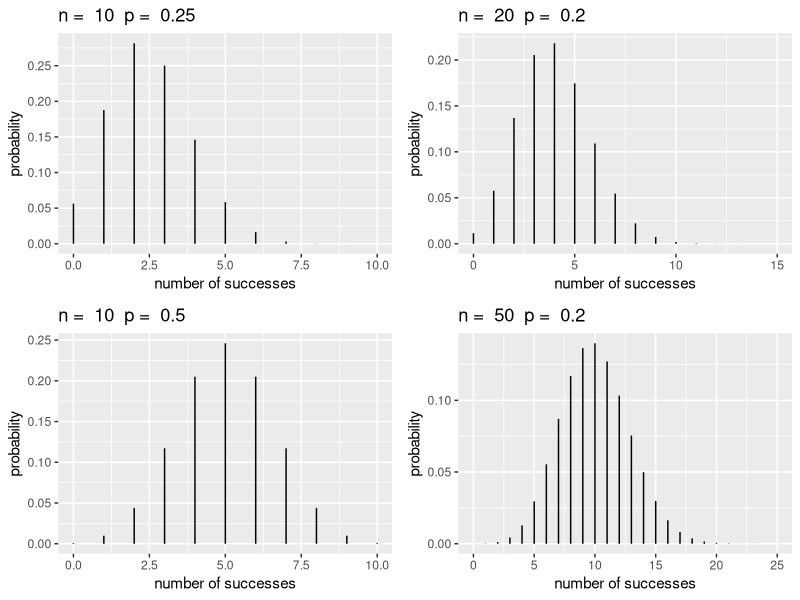
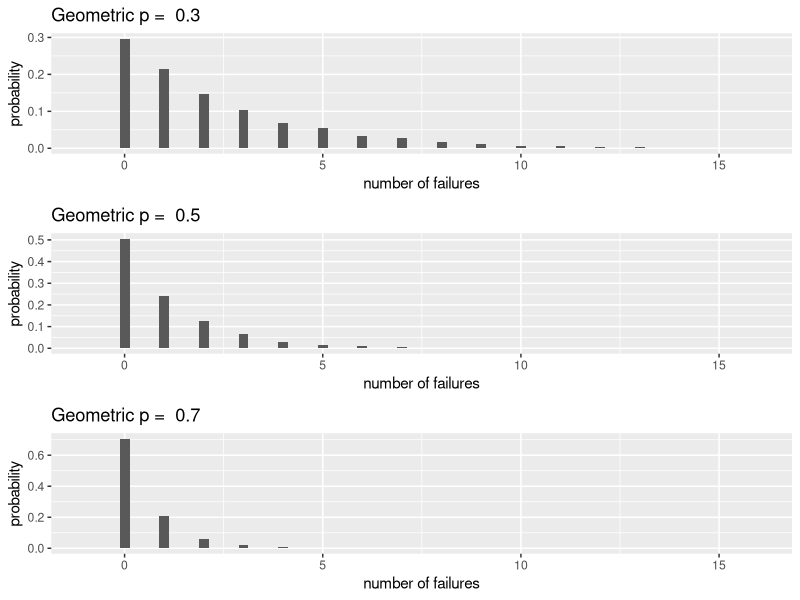
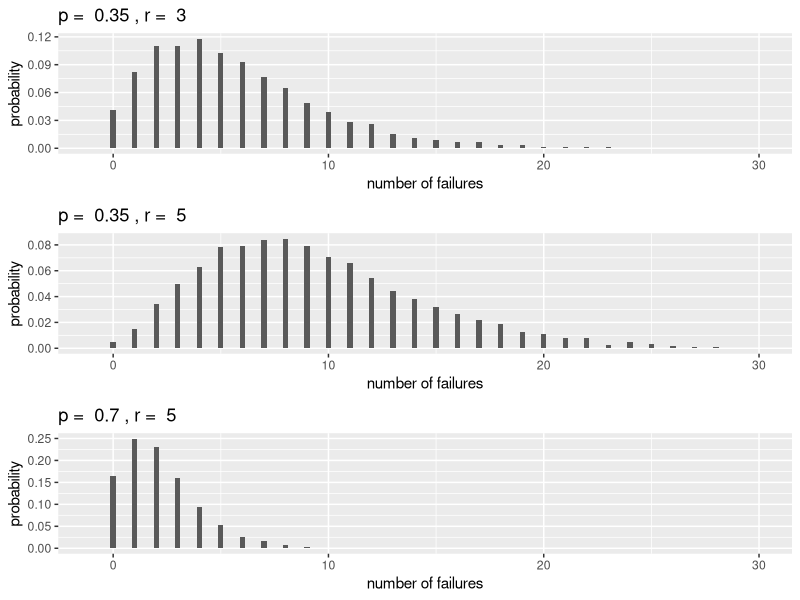
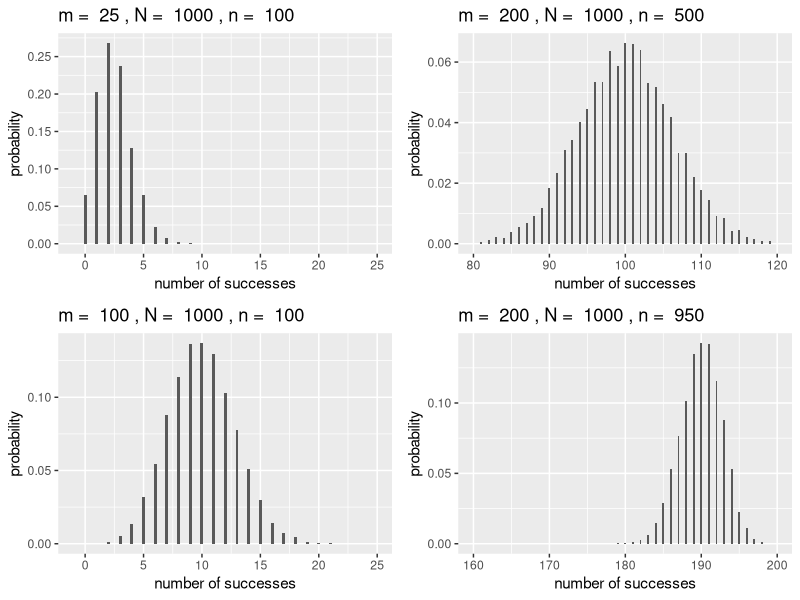
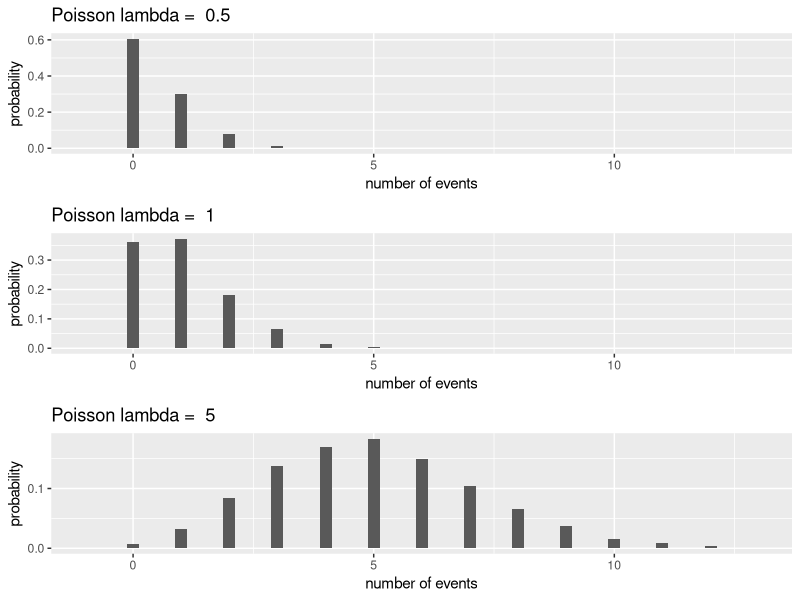
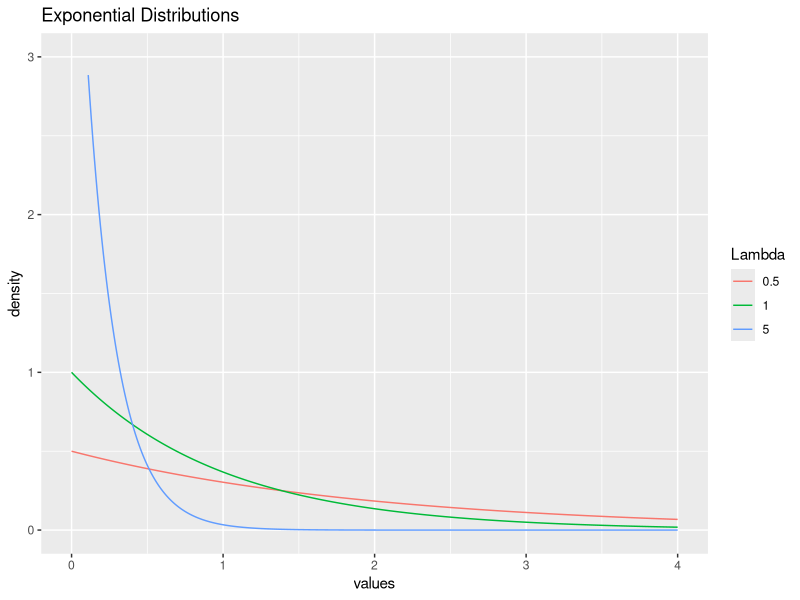
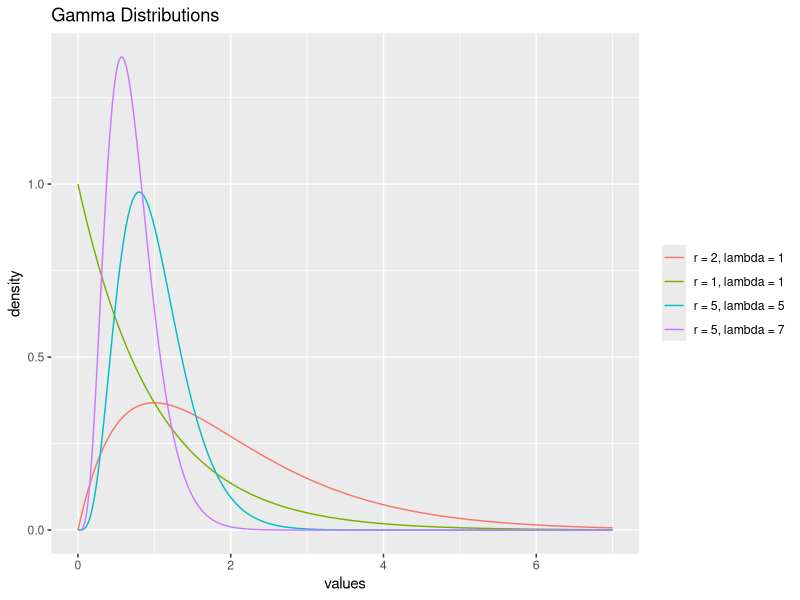
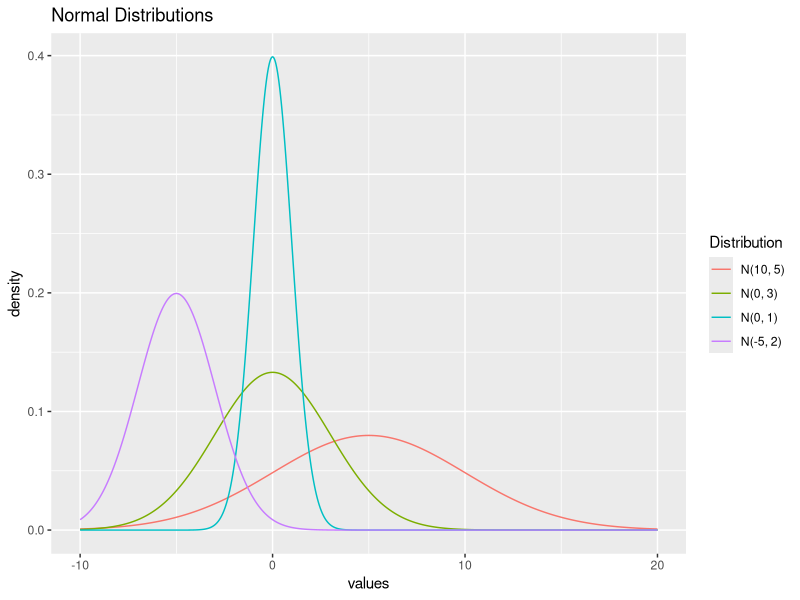

Write the R code that produced these figures, in order.
## ---- chunk 1
library(ggplot2)    # enable ggplot 
library(gridExtra)  # enable multiple plotting
library(knitr) #for kable
library(kableExtra)
library(dplyr)
library(tibble)
library(tidyr)
library(forcats)
#library(reshape2) #for melt function

if(knitr::is_html_output()){options(knitr.table.format = "html")} else {options(knitr.table.format = "latex")}
## ---- chunk 2
# create ggplot theme for plots
# theme with grid, grey background 
theme.1 <- theme(axis.title.x = element_text(size = 14),
  axis.title.y = element_text(size = 14),
  plot.title=element_text(hjust=.9,face="italic",size=12))
theme1 <- theme(axis.line = element_line(size = .5, color = "black"), 
  panel.background = element_rect(fill="white"), 
  panel.grid.major = element_blank(),panel.grid.minor = element_blank(),
  axis.title.x = element_text(size = 14),axis.title.y = element_text(size = 14),
  plot.title=element_text(hjust=.9,face="italic",size=12))
## ---- chunk 3
#binomialPlots
plotBinomial=function(n,p){
  y1 <- 0:n  # possible values
  prob <- dbinom(y1,n,p)  # P(Y=y)
  BBGdf <- data.frame(y1,prob)
  ggplot(data = BBGdf, aes(x = y1, xend = y1, y = 0, yend = prob)) + 
    geom_segment() + 
    xlab("number of successes") + ylab("probability") + labs(title=paste("n = ", n, " p = ", p))
}
Binom1 <- plotBinomial(10,.25) + xlim(0, 10) + scale_y_continuous(breaks = c(0.00, 0.05, 0.10, 0.15, 0.20, 0.25))
Binom2 <- plotBinomial(20,.2) + xlim(0, 15)
Binom3 <- plotBinomial(10,.5) + xlim(0, 10)
Binom4 <- plotBinomial(50,.2) + xlim(0, 25)

grid.arrange(Binom1,Binom2,Binom3,Binom4,ncol=2)
## ---- chunk 4
dbinom(2, size = 10, prob = .25)
## ---- chunk 5
#geometricPlots
plotGeo <- function(p){
yg = 0:10000 # possible values
gd <- data.frame(x=rgeom(yg, p))  # generate random deviates
#breaks <- pretty(range(gd$x), n = nclass.FD(gd$x), min.n = 1)  # pretty binning
#bwidth <- .5              #breaks[2] - breaks[1]
ggplot(gd, aes(x = x)) + geom_histogram(aes(y=..count../sum(..count..)), binwidth = .25) +
  xlab("number of failures") + ylab("probability") + labs(title=paste("Geometric p = ", p)) + xlim(-1,16)
}

Geo1 <- plotGeo(0.3)
Geo2 <- plotGeo(0.5)
Geo3 <- plotGeo(0.7)
grid.arrange(Geo1,Geo2, Geo3, ncol=1)
## ---- chunk 6
dgeom(2, prob = 1/6)
## ---- chunk 7
#negativeBinomialPlots
plotNBinom <- function(p, r){
  ynb <- 0:10000
  nbd <- tibble(x = rnbinom(ynb, r, p))
  #breaks <- pretty(range(nbd$x), n = nclass.FD(nbd$x), min.n = 1)  # pretty binning
  #bwidth <- breaks[2] - breaks[1]
  ggplot(nbd, aes(x = x)) +
    geom_histogram(aes(y=..count../sum(..count..)), binwidth = .25) +
    labs(title = paste("p = ", p, ", r = ", r),
         x = "number of failures",
         y = "probability") +
    xlim(-1,30)
}

NBin1 <- plotNBinom(0.35, 3)
NBin2 <- plotNBinom(0.35, 5)
NBin3 <- plotNBinom(0.70, 5)
grid.arrange(NBin1, NBin2, NBin3, ncol = 1)
## ---- chunk 8
sum(dnbinom(0:2, size = 10, prob = .9))  # or use pnbinom(2, 10, .9)
## ---- chunk 9
#hyperGeometric Plots
plotHyper <- function(m, N, k){
  yp <- 0:10000 
  hd <- data.frame(x = rhyper(yp, m, N-m, k))
  ggplot(hd, aes(x = x)) + geom_histogram(aes(y=..count../sum(..count..)), binwidth = .25) +
  xlab("number of successes") + ylab("probability") + labs(title=paste("m = ", m, ",", "N = ", N, ",", "n = ", k))
}

Hyp1 <- plotHyper(25,1000,100) + xlim(-1,25) + scale_y_continuous(breaks = c(0.00, 0.05, 0.10, 0.15, 0.20, 0.25))
Hyp2 <- plotHyper(200,1000,500) + xlim(80,120)
Hyp3 <- plotHyper(100,1000,100) + xlim(-1,25)
Hyp4 <- plotHyper(200,1000,950) + xlim(160,200)
grid.arrange(Hyp1, Hyp2, Hyp3, Hyp4, ncol=2)
## ---- chunk 10
dhyper(4, m = 4, n = 48, k = 10)
## ---- chunk 11
#poissonPlots
plotPois <- function(lam){
yp = 0:10000 # possible values
pd <- data.frame(x=rpois(yp, lam))  # generate random deviates
breaks <- pretty(range(pd$x), n = nclass.FD(pd$x), min.n = 1)  # pretty binning
#bwidth <- breaks[2] - breaks[1]
ggplot(pd, aes(x = x)) + geom_histogram(aes(y=..count../sum(..count..)), binwidth = .25) +
  xlab("number of events") + ylab("probability") + 
  labs(title=paste("Poisson lambda = ", lam)) + xlim(-1,13)
}

Pois1 <- plotPois(0.5)
Pois2 <- plotPois(1)
Pois3 <- plotPois(5) + scale_y_continuous(breaks = c(0, 0.1))
grid.arrange(Pois1,Pois2,Pois3,ncol=1)
## ---- chunk 12
sum(dpois(0:3, lambda = 5))   # or use ppois(3, 5)
## ---- chunk 13
#exponentialPlots
x=seq(0,4,by=0.01)  # possible values
probex1 <- dexp(x,.5)  # P(Y=y)
probex2 <- dexp(x,1)
probex3 <- dexp(x,5)
Expdf <- tibble(x,probex1, probex2, probex3) %>%
  rename(x = x,
         `0.5` = probex1,
         `1` = probex2,
         `5` = probex3) %>%
  gather(2:4, key = "Lambda", value = "value") %>%
  mutate(Lambda = factor(Lambda, levels = c("0.5", "1", "5")))
ggplot(data = Expdf, aes(x = x, y = value, color = Lambda)) +
    geom_line() +
    xlab("values") + ylab("density") + labs(title = "Exponential Distributions") + xlim(0,4) + ylim(0,3)
## ---- chunk 14
pexp(10, rate = 1/6)
## ---- chunk 15
x <- seq(0, 7, by = 0.01)
`r = 1, lambda = 1` <- dgamma(x, 1, rate = 1)
`r = 2, lambda = 1` <- dgamma(x, 2, rate = 1) 
`r = 5, lambda = 5` <- dgamma(x, 5, rate = 5)
`r = 5, lambda = 7` <- dgamma(x, 5, rate = 7)

gammaDf <- tibble(x, `r = 1, lambda = 1`, `r = 2, lambda = 1`, `r = 5, lambda = 5`, `r = 5, lambda = 7`) %>%
  gather(2:5, key = "Distribution", value = "value") %>%
  mutate(Distribution = factor(Distribution, levels = c("r = 2, lambda = 1", "r = 1, lambda = 1", 
                                                        "r = 5, lambda = 5", "r = 5, lambda = 7")))

ggplot(data = gammaDf, aes(x = x, y = value, color = Distribution)) +
  geom_line() +
  xlab("values") + ylab("density") + labs(title = "Gamma Distributions") +
  theme(legend.title = element_blank())
## ---- chunk 16
pgamma(3, shape = 5, rate = 1)
## ---- chunk 17
#normalPlots
x <- seq(-10, 20, by = 0.01)
norm1 <- dnorm(x, -5, 2)
norm2 <- dnorm(x, 0 , 1)
norm3 <- dnorm(x, 5, 5)
norm4 <- dnorm(x, 0, 3)

normDf <- tibble(x, norm1, norm2, norm3, norm4) %>%
  rename(`N(-5, 2)` = norm1,
         `N(0, 1)` = norm2,
         `N(10, 5)` = norm3,
         `N(0, 3)` = norm4) %>%
  gather(2:5, key = "Distribution", value = "value") %>%
  mutate(Distribution = factor(Distribution, levels = c("N(10, 5)","N(0, 3)", "N(0, 1)", "N(-5, 2)")))

ggplot(data = normDf, aes(x = x, y = value, color = Distribution)) +
  geom_line() +
  xlab("values") + ylab("density") + labs(title = "Normal Distributions")
## ---- chunk 18
pnorm(15.5, mean = 15, sd = 0.5, lower.tail = FALSE)
## ---- chunk 19
#betaPlots
x=seq(0,1,by=0.01)  # possible values
prob1 <- dbeta(x, 2, 5)  
prob2 <- dbeta(x, .5, .5)
prob3 <- dbeta(x, 2, 2)
prob4 <- dbeta(x, 4, 1)
betaDf <- tibble(x,prob1, prob2, prob3, prob4) %>%
  rename(x = x,
         `Beta(2, 5)` = prob1,
         `Beta(0.5, 0.5)` = prob2,
         `Beta(2, 2)` = prob3,
         `Beta(4, 1)` = prob4) %>%
  gather(2:5, key = "Distribution", value = "value") %>%
  mutate(Distribution = factor(Distribution, levels = c("Beta(0.5, 0.5)", "Beta(4, 1)", "Beta(2, 2)", "Beta(2, 5)"))) #manual reorder

ggplot(data = betaDf, aes(x = x, y = value, color = Distribution)) +
  geom_line() +
  xlab("values") + ylab("density") + labs(title="Beta Distributions") + xlim(0,1) + ylim(0,4)
## ---- chunk 20
pbeta(0.8, shape1 = 4/3, shape2 = 2, lower.tail = FALSE)
## ---- chunk 21
#chisquarePlots
x=seq(0,15,by=0.01)  # possible values
prob1 <- dchisq(x,1)  # P(Y=y)
prob2 <- dchisq(x,3)
prob3 <- dchisq(x,7)

chiDf <- tibble(x,prob1, prob2, prob3) %>%
  rename(x = x,
         `1` = prob1,
         `3` = prob2,
         `7` = prob3) %>%
  gather(2:4, key = "Degrees of Freedom", value = "value") %>%
  mutate(`Degrees of Freedom` = factor(`Degrees of Freedom`, levels = c("7", "3", "1")))

ggplot(data = chiDf, aes(x = x, y = value, color = `Degrees of Freedom`)) +
  geom_line() +
  xlab("values") + ylab("density") + labs(title="Chi-squared Distributions") + xlim(-1,15) + ylim(0,.5)
## ---- chunk 22
x <- seq(-5,5, by = 0.01)
probT1 <- dt(x, 1)
probT2 <- dt(x, 2)
probT3 <- dt(x, 10)

tDf <- tibble(x, probT1, probT2, probT3) %>%
  rename(x = x,
         `1` = probT1,
         `2` = probT2,
         `10` = probT3) %>%
  gather(2:4, key = "Degrees of Freedom", value = "value") %>%
  mutate(`Degrees of Freedom` = factor(`Degrees of Freedom`, levels = c("1","2","10")))

ggplot(data = tDf, aes(x = x, y = value, color = `Degrees of Freedom`)) +
  geom_line() +
  xlab("values") + ylab("density") + labs(title="t-Distributions")
## ---- chunk 23
#fPlots
x=seq(0,7,by=0.01)  # possible values
probF1 <- df(x,1,1)  # P(Y=y)
probF2 <- df(x,4,2)
probF3 <- df(x,5,10)

fDf <- tibble(x, probF1, probF2, probF3) %>%
  rename(x = x,
         `F(1, 1)` = probF1,
         `F(4, 2)` = probF2,
         `F(5, 10)` = probF3) %>%
  gather(2:4, key = "Distribution", value = "value")

ggplot(data = fDf, aes(x = x, y = value, color = Distribution)) +
  geom_line() +
  xlab("values") + ylab("density") + labs(title="F Distributions") + xlim(0,3) + ylim(0,1)
## ---- chunk 24
distName <- c("Binomial","Geometric","Negative Binomial", "Hypergeometric", "Poisson", "Exponential", "Gamma", "Normal", "Beta")
cdf <- c("${n \\choose y} p^y (1-p)^{n-y}$", #binom
         "$(1-p)^yp$", #geom
         "${y + r - 1\\choose r-1} (1-p)^{y}(p)^r$", #negbinom
         "${m \\choose y}{N-m \\choose n-y}\\big/{N \\choose n}$",  #hgeom
         "${e^{-\\lambda}\\lambda^y}\\big/{y!}$", #poiss
         "$\\lambda e^{-\\lambda y}$", #exp
         "$\\displaystyle\\frac{\\lambda^r}{\\Gamma(r)} y^{r-1} e^{-\\lambda y}$", #gamma
         "$\\displaystyle\\frac{e^{-(y-\\mu)^2/ (2 \\sigma^2)}}{\\sqrt{2\\pi\\sigma^2}}$", #normal
         "$\\frac{\\Gamma(\\alpha + \\beta)}{\\Gamma(\\alpha)\\Gamma(\\beta)} y^{\\alpha-1} (1-y)^{\\beta-1}$")
params <- c("$p,\\ n$", 
            "$p$", "$p,\\ r$",
            "$n,\\ m,\\ N$",
            "$\\lambda$",
            "$\\lambda$",
            "$\\lambda, \\ r$",
            "$\\mu,\\ \\sigma$",
            "$\\alpha,\\ \\beta$")
values <- c("$0, 1, \\ldots , n$",
            "$0, 1, \\ldots, \\infty$",
            "$0, 1, \\ldots, \\infty$",
            "$0, 1, \\ldots , \\min(m,n)$",
            "$0, 1, \\ldots, \\infty$",
            "$(0, \\infty)$",
            "$(0, \\infty)$",
            "$(-\\infty,\\ \\infty)$",
            "$(0,\\ 1)$")
desc <- c("Number of successes after $n$ trials",
          "Number of failures until the first success",
          "Number of failures before $r$ successes",
          "Number of successes after $n$ trails without replacement",
          "Number of events in a fixed interval",
          "Wait time for one event in a Poisson process",
          "Wait time for $r$ events in a Poisson process",
          "Used to model many naturally occurring phenomena",
          "Useful for modeling probabilities")
## ---- chunk 25
table1chp3 <- data.frame(distName,cdf,params,values,desc)
colnames(table1chp3) <- c("Distribution Name","pmf / pdf", "Parameters","Possible Y Values", "Description")
if (knitr:::is_latex_output()) {
  kable(table1chp3, booktabs = T, caption="Review of Mentioned Random Variables",
      escape = F) %>%
    column_spec(5, width = "10em")
} else {
  kable(table1chp3, "html", booktabs = T, caption="Review of Mentioned Random Variables")
}
## ---- chunk 26
ggplot(data = faithful, aes(x = waiting, y = ..density..)) +
  geom_histogram(binwidth = 5) +
  labs(x = "Wait time in minutes", y = "Frequency")
